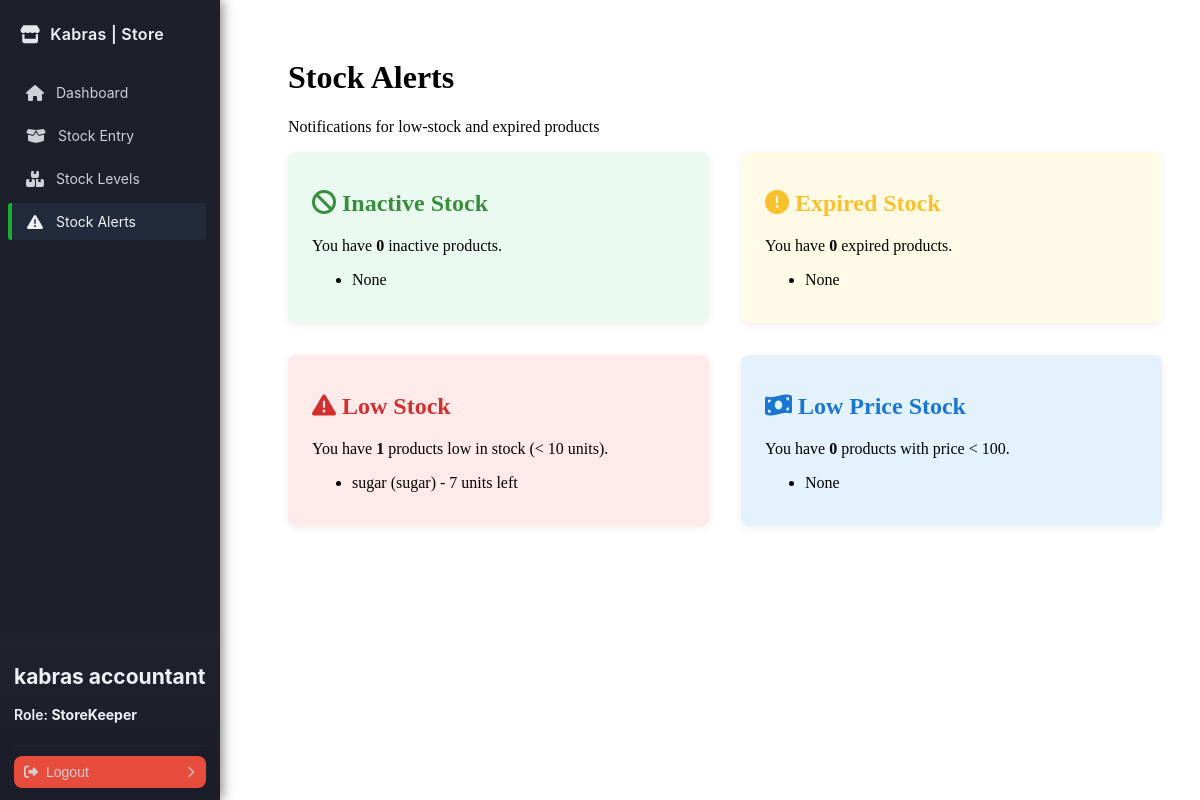
/storekeeper/stock_alerts.php (signed in), run on an earlier commit of the app's database.
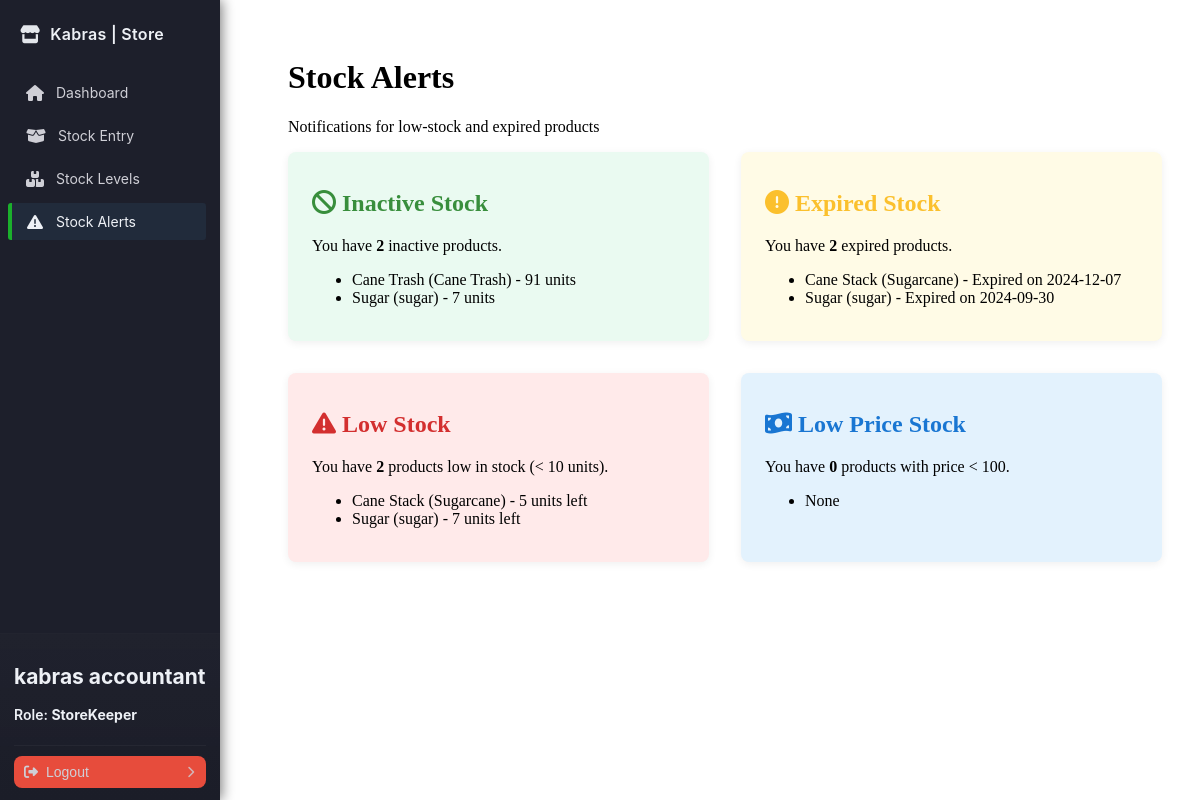
And on a later commit of the database.
### tables this page shows
CREATE TABLE `products` (
  `id` int NOT NULL AUTO_INCREMENT,
  `name` varchar(100) NOT NULL,
  `category` varchar(50) DEFAULT NULL,
  `description` text,
  `price` decimal(10,2) NOT NULL,
  `stock_quantity` int DEFAULT '0',
  `unit` varchar(20) DEFAULT NULL,
  `batch_number` varchar(50) DEFAULT NULL,
  `expiry_date` date DEFAULT NULL,
  `production_date` date DEFAULT NULL,
  `supplier` varchar(100) DEFAULT NULL,
  `status` varchar(20) DEFAULT 'active',
  `created_by` int DEFAULT NULL,
  `created_at` timestamp NULL DEFAULT CURRENT_TIMESTAMP,
  `updated_at` timestamp NULL DEFAULT CURRENT_TIMESTAMP ON UPDATE CURRENT_TIMESTAMP,
  PRIMARY KEY (`id`),
  KEY `created_by` (`created_by`),
  CONSTRAINT `products_ibfk_1` FOREIGN KEY (`created_by`) REFERENCES `users` (`id`)
);

### config/database.php (called while the page is built, shortened)
<?php
class Database
{
    private $host = 'localhost';
    private $db   = 'kabras_store';
    private $user = 'root';
    private $pass = 'Hunter42.';
    private $charset = 'utf8mb4';
    public function connect()
    {
        $dsn = "mysql:host={$this->host};dbname={$this->db};charset={$this->charset}";
        try {
            $this->pdo = new PDO($dsn, $this->user, $this->pass, [
                PDO::ATTR_ERRMODE => PDO::ERRMODE_EXCEPTION,
                PDO::ATTR_DEFAULT_FETCH_MODE => PDO::FETCH_ASSOC,
            ]);
            return $this->pdo;
        } catch (PDOException $e) {
            die('Database connection failed: ' . $e->getMessage());
        }
    }
}

### handlers/AuthHandler.php (called while the page is built, shortened)
<?php
require_once __DIR__ . '/../app/models/User.php';
class AuthHandler
{
    private $sessionTimeout = 3600;
    public function __construct()
    {
        $this->userModel = new User();
        $defaultAdminEmail = 'admin@kabrasugar.com';
        if (!$this->userModel->findByEmail($defaultAdminEmail)) {
            $adminData = [
                'name' => 'Default Admin',
                'email' => $defaultAdminEmail,
                'phone' => '',
                'national_id' => '',
                'password' => 'hunter123',
                'role' => 'admin'
            ];
            $this->userModel->createUser($adminData);
        }
    }
    public function isLoggedIn()
    {
        return isset($_SESSION['user_id']) &&
            (time() - $_SESSION['login_time']) < $this->sessionTimeout;
    }
    public function getCurrentUser()
    {
        return [
            "id" => $_SESSION['user_id'],
            "name" => $_SESSION['user_name'],
            "email" => $_SESSION['user_email'],
            "role" => $_SESSION['user_role']
        ];
    }
}

### app/models/User.php (called while the page is built, shortened)
<?php
require_once __DIR__ . '../../../config/database.php';
class User
{
    private $db;
    public function __construct()
    {
        $this->db = (new Database())->connect();
    }
    public function findByEmail($email)
    {
        $sql = "SELECT * FROM users WHERE email = :email LIMIT 1";
        $stmt = $this->db->prepare($sql);
        $stmt->execute([':email' => $email]);
        return $stmt->fetch(PDO::FETCH_ASSOC);
    }
}

### handlers/ProductHandler.php (called while the page is built, shortened)
<?php
require_once __DIR__ . '/../config/database.php';
class ProductHandler
{
    private $db;
    public function __construct()
    {
        $this->db = (new Database())->connect();
    }
    public function getAllProducts()
    {
        $sql = "SELECT * FROM products ORDER BY created_at DESC";
        $stmt = $this->db->query($sql);
        return $stmt->fetchAll(PDO::FETCH_ASSOC);
    }
}

### storekeeper/stock_alerts.php (the view, shortened to what the changed rows need)
<?php
require_once '../handlers/AuthHandler.php';
require_once '../handlers/ProductHandler.php';
$authHandler = new AuthHandler();
$productHandler = new ProductHandler();
$currentUser = $authHandler->getCurrentUser();
$products = $productHandler->getAllProducts();
$inactive = [];
$expired = [];
$lowStock = [];
$today = date('Y-m-d');
foreach ($products as $product) {
    if (isset($product['status']) && strtolower($product['status']) === 'inactive') {
        $inactive[] = $product;
    }
    if (!empty($product['expiry_date']) && strtotime($product['expiry_date']) < strtotime($today)) {
        $expired[] = $product;
    }
    if (is_numeric($product['stock_quantity']) && $product['stock_quantity'] < 10) {
        $lowStock[] = $product;
    }
}
?>
<!DOCTYPE html>
<html lang="en">
<head>
    <link rel="stylesheet" href="../assets/css/sidebar.css">
    <link rel="stylesheet" href="../assets/css/stock_alerts.css">
</head>
<body>
    <?php include '../includes/sidebar.php'; ?>
    <main class="main-content">
        <h1>Stock Alerts</h1>
        <div class="alerts-container">
            <div class="alert-card inactive-stock">
                <h2 class="inactive-title"><i class="fas fa-ban"></i> Inactive Stock</h2>
                <p>You have <strong><?php echo count($inactive); ?></strong> inactive products.</p>
                <ul>
                    <?php foreach ($inactive as $p): ?>
                        <li><?php echo htmlspecialchars($p['name']); ?> (<?php echo htmlspecialchars($p['category']); ?>) -
                            <?php echo $p['stock_quantity']; ?> units</li>
                    <?php endforeach; ?>
                    <?php if (empty($inactive)): ?><li>None</li><?php endif; ?>
                </ul>
            </div>
            <div class="alert-card expired-stock">
                <h2 class="expired-title"><i class="fas fa-exclamation-circle"></i> Expired Stock</h2>
                <p>You have <strong><?php echo count($expired); ?></strong> expired products.</p>
                <ul>
                    <?php foreach ($expired as $p): ?>
                        <li><?php echo htmlspecialchars($p['name']); ?> (<?php echo htmlspecialchars($p['category']); ?>) -
                            Expired on <?php echo date('Y-m-d', strtotime($p['expiry_date'])); ?></li>
                    <?php endforeach; ?>
                    <?php if (empty($expired)): ?><li>None</li><?php endif; ?>
                </ul>
            </div>
            <div class="alert-card low-stock">
                <h2 class="low-title"><i class="fas fa-exclamation-triangle"></i> Low Stock</h2>
                <p>You have <strong><?php echo count($lowStock); ?></strong> products low in stock (&lt; 10 units).</p>
                <ul>
                    <?php foreach ($lowStock as $p): ?>
                        <li><?php echo htmlspecialchars($p['name']); ?> (<?php echo htmlspecialchars($p['category']); ?>) -
                            <?php echo $p['stock_quantity']; ?> units left</li>
                    <?php endforeach; ?>
                </ul>
            </div>
            <div class="alert-card low-price">
                <h2 class="price-title"><i class="fas fa-money-bill-wave"></i> Low Price Stock</h2>
            </div>
        </div>
    </main>
</body>
</html>

### includes/sidebar.php (shortened to what the changed rows need)
<?php
$role = isset($_SESSION['user_role']) ? $_SESSION['user_role'] : '';
$menu = [
    'common' => [
        ['label' => 'Dashboard', 'href' => 'dashboard.php', 'icon' => 'fas fa-home'],
    ],
    'Admin' => [
        ['label' => 'User Management', 'href' => '/admin/users.php', 'icon' => 'fas fa-users'],
        ['label' => 'Assign Roles', 'href' => '/admin/roles.php', 'icon' => 'fas fa-user-cog'],
        ['label' => 'System Backup', 'href' => '/admin/backup.php', 'icon' => 'fas fa-server'],
    ],
    'StoreKeeper' => [
        ['label' => 'Stock Entry', 'href' => 'stock_entry.php', 'icon' => 'fas fa-box-open'],
        ['label' => 'Stock Levels', 'href' => 'stock_levels.php', 'icon' => 'fas fa-boxes'],
        ['label' => 'Stock Alerts', 'href' => 'stock_alerts.php', 'icon' => 'fas fa-exclamation-triangle'],
    ],
    'Cashier' => [
        ['label' => 'Sales', 'href' => 'sales.php', 'icon' => 'fas fa-cash-register'],
        ['label' => 'Receipts', 'href' => 'receipts.php', 'icon' => 'fas fa-receipt'],
        ['label' => 'Payments', 'href' => 'payments.php', 'icon' => 'fas fa-credit-card'],
    ],
    'Manager' => [
        ['label' => 'Sales Reports', 'href' => 'reports.php', 'icon' => 'fas fa-chart-line'],
        ['label' => 'Discounts & Refunds', 'href' => 'discounts.php', 'icon' => 'fas fa-percentage'],
        ['label' => 'Store Performance', 'href' => 'performance.php', 'icon' => 'fas fa-tachometer-alt'],
    ],
    'Accountant' => [
        ['label' => 'Audit Reports', 'href' => 'audit_reports.php', 'icon' => 'fas fa-file-alt'],
        ['label' => 'Compliance', 'href' => 'compliance.php', 'icon' => 'fas fa-balance-scale'],
        ['label' => 'Financial Reports', 'href' => 'finance.php', 'icon' => 'fas fa-file-invoice-dollar'],
    ],
];
$items = $menu['common'];
if (isset($menu[$role])) {
    $items = array_merge($items, $menu[$role]);
}
?>
<link rel="stylesheet" href="https://cdnjs.cloudflare.com/ajax/libs/font-awesome/6.4.0/css/all.min.css"
 />
<aside class="sidebar" role="navigation" aria-label="Main Sidebar">
    <div class="sidebar-inner">
        <nav class="sidebar-nav">
            <ul>
                <?php foreach ($items as $it): ?>
                <li>
                    <a href="<?= htmlspecialchars($it['href']) ?>"
                        class="<?= (basename($_SERVER['PHP_SELF']) === basename($it['href'])) ? 'active' : '' ?>">
                        <i class="<?= htmlspecialchars($it['icon']) ?>" aria-hidden="true"></i>
                        <span class="label"><?= htmlspecialchars($it['label']) ?></span>
                    </a>
                </li>
                <?php endforeach; ?>
            </ul>
        </nav>
        <div class="sidebar-footer" role="region" aria-label="User actions">
            <div class="user-name">
                <h2>
                    <?php
                    if (isset($currentUser) && isset($currentUser['name']) && $currentUser['name']) {
                        echo htmlspecialchars($currentUser['name']);
                    } elseif (isset($_SESSION['user_name']) && $_SESSION['user_name']) {
                        echo htmlspecialchars($_SESSION['user_name']);
                    } else {
                        echo 'Guest';
                    }
                    ?>
                </h2>
            </div>
        </div>
    </div>
</aside>

What changed in the data, as far as the page shows it:
added products: name "Cane Trash", category "Cane Trash", stock_quantity "91", shown under "Inactive Stock"
now on one of the page's lists (row edited): products: name "Sugar", category "sugar", stock_quantity "7", expiry_date "2024-09-30"
changed products "sugar": name "sugar" → "Sugar"
added products: name "Cane Stack", category "Sugarcane", expiry_date "2024-12-07", stock_quantity "5"
Also different on the page:
count($inactive): "0" → "2"
count($expired): "0" → "2"
count($lowStock): "1" → "2"
text no longer shown: "None None"
